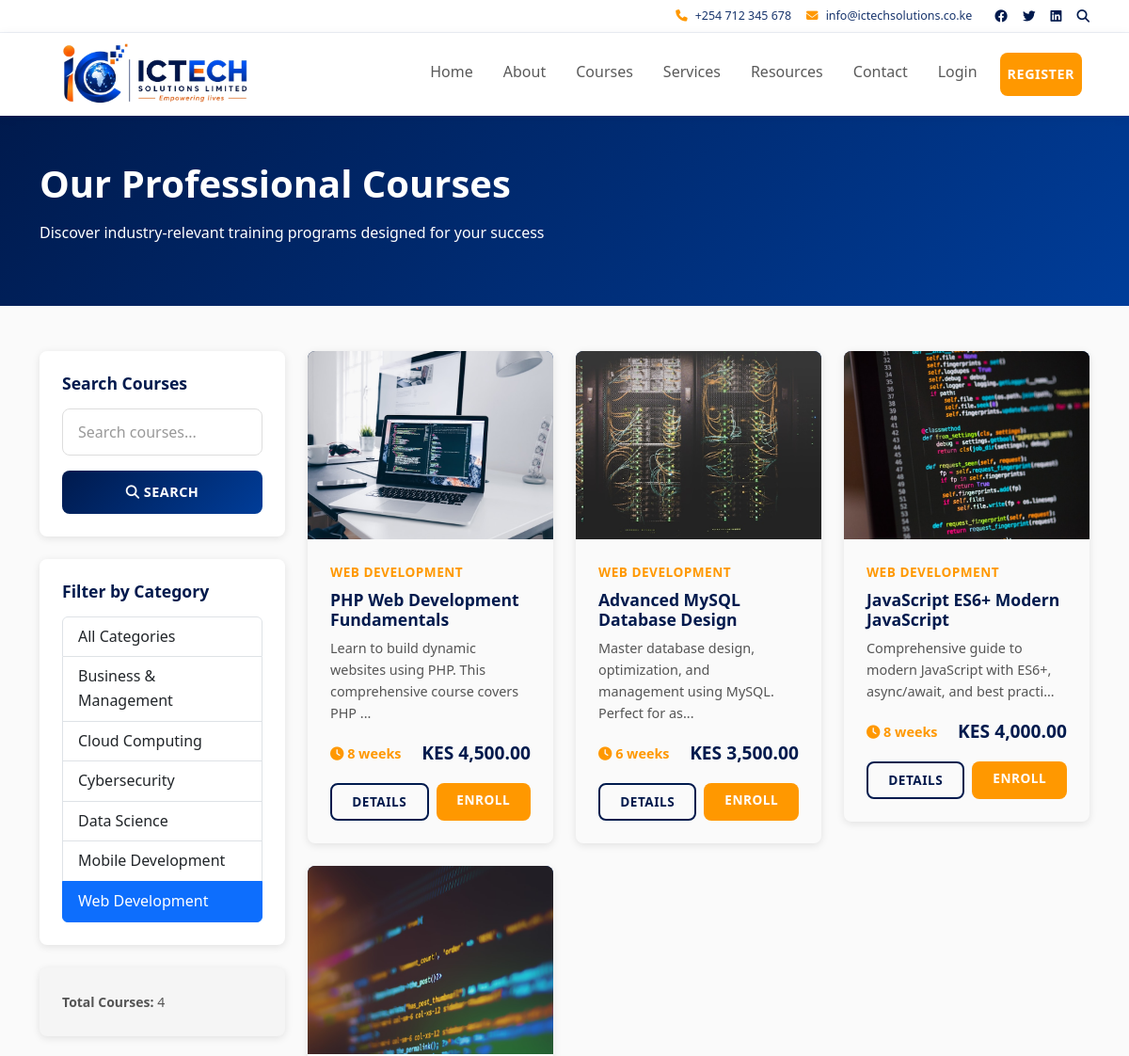
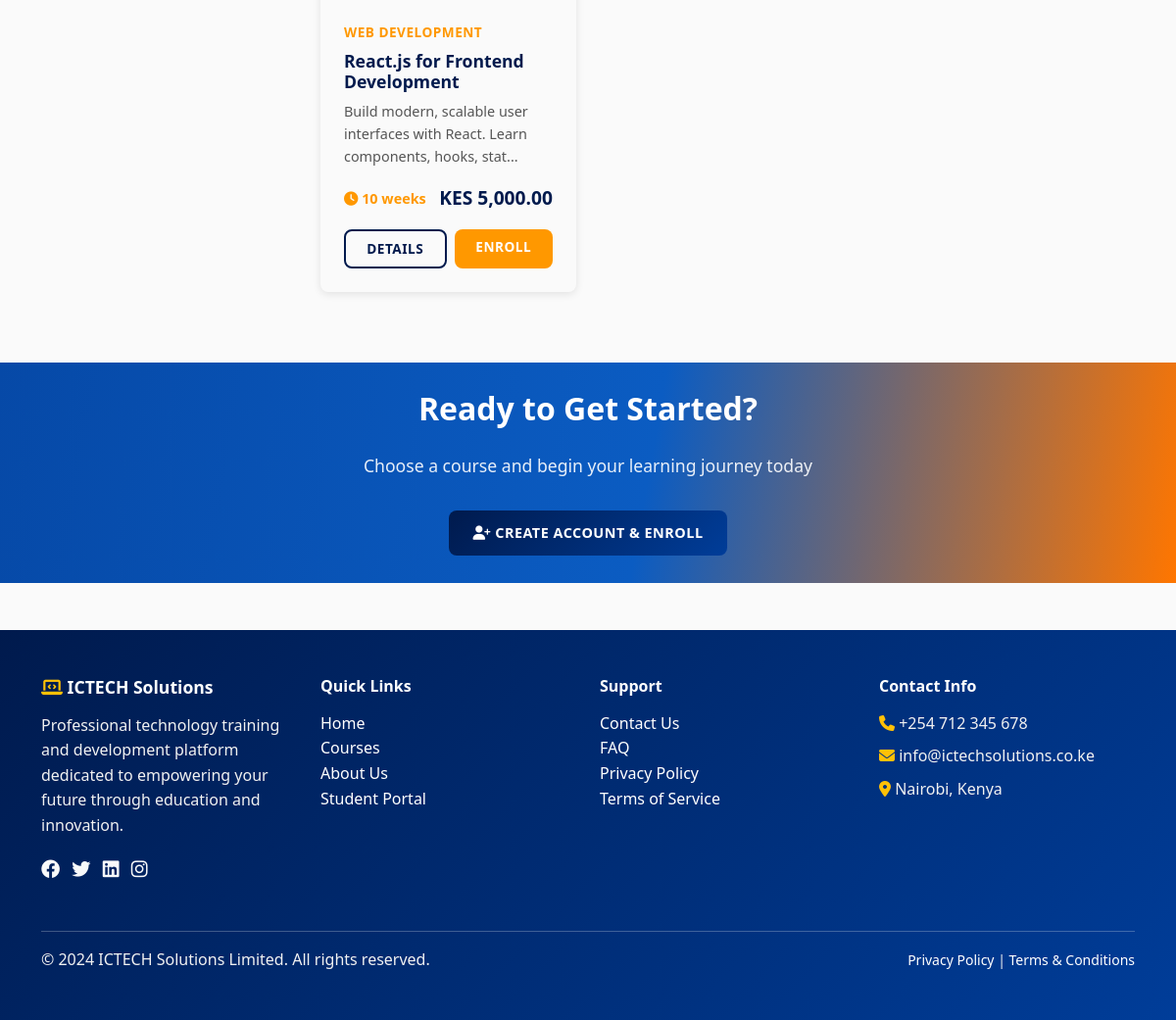
/courses.php?category=1, run on the app's committed database (2 pictures, top to bottom).
### tables this page shows
CREATE TABLE categories (
    id INT PRIMARY KEY AUTO_INCREMENT,
    name VARCHAR(255) NOT NULL UNIQUE,
    slug VARCHAR(255) NOT NULL UNIQUE,
    created_at TIMESTAMP DEFAULT CURRENT_TIMESTAMP,
    updated_at TIMESTAMP DEFAULT CURRENT_TIMESTAMP ON UPDATE CURRENT_TIMESTAMP
);

CREATE TABLE courses (
    id INT PRIMARY KEY AUTO_INCREMENT,
    title VARCHAR(255) NOT NULL,
    slug VARCHAR(255) NOT NULL UNIQUE,
    description LONGTEXT,
    objectives LONGTEXT,
    requirements LONGTEXT,
    category_id INT NOT NULL,
    price DECIMAL(10, 2) DEFAULT 0,
    duration VARCHAR(100),
    image VARCHAR(255),
    status ENUM('published', 'draft', 'archived') DEFAULT 'draft',
    is_featured BOOLEAN DEFAULT FALSE,
    created_at TIMESTAMP DEFAULT CURRENT_TIMESTAMP,
    updated_at TIMESTAMP DEFAULT CURRENT_TIMESTAMP ON UPDATE CURRENT_TIMESTAMP,
    FOREIGN KEY (category_id) REFERENCES categories(id) ON DELETE CASCADE,
    INDEX idx_slug (slug),
    INDEX idx_category_id (category_id),
    INDEX idx_status (status),
    INDEX idx_featured (is_featured)
);

### includes/helpers.php (called while the page is built, shortened)
<?php
require_once __DIR__ . '/db.php';
function h($text) {
    return htmlspecialchars($text, ENT_QUOTES, 'UTF-8');
}
function formatCurrency($amount) {
    return 'KES ' . number_format($amount, 2);
}
function getPublishedCourses($limit = null, $offset = 0, $categoryId = null, $search = null) {
    $db = Database::getInstance();
    $sql = "SELECT c.*, cat.name as category_name
            FROM courses c
            LEFT JOIN categories cat ON c.category_id = cat.id
            WHERE c.status = 'published'";
    $params = [];
    if ($categoryId) {
        $sql .= " AND c.category_id = ?";
        $params[] = $categoryId;
    }
    $sql .= " ORDER BY c.created_at DESC";
    if ($limit) {
        $sql .= " LIMIT ? OFFSET ?";
        $params[] = $limit;
        $params[] = $offset;
    }
    return $db->getAll($sql, $params);
}
function getCategories() {
    $db = Database::getInstance();
    return $db->getAll(
        "SELECT * FROM categories ORDER BY name ASC"
    );
}
function truncateText($text, $length = 150, $suffix = '...') {
    return substr($text, 0, $length) . $suffix;
}
function getParam($key, $default = null, $filter = FILTER_SANITIZE_STRING) {
    if (isset($_GET[$key])) {
        return filter_var($_GET[$key], $filter);
    }
    return $default;
}
?>

### includes/db.php (called while the page is built, shortened)
<?php
class Database {
    private $pdo;
    private static $instance = null;
    private function __construct() {
        try {
            $dsn = "mysql:host=" . DB_HOST . ";dbname=" . DB_NAME . ";charset=utf8mb4";
            $this->pdo = new PDO($dsn, DB_USER, DB_PASS, [
                PDO::ATTR_ERRMODE => PDO::ERRMODE_EXCEPTION,
                PDO::ATTR_DEFAULT_FETCH_MODE => PDO::FETCH_ASSOC,
                PDO::ATTR_EMULATE_PREPARES => false,
            ]);
        } catch (PDOException $e) {
            if (DEBUG_MODE) {
                die("Database connection failed: " . $e->getMessage());
            } else {
                die("Unable to connect to the database. Please try again later.");
            }
        }
    }
    public static function getInstance() {
        if (self::$instance === null) {
            self::$instance = new self();
        }
        return self::$instance;
    }
    public function query($sql, $params = []) {
        try {
            $stmt = $this->pdo->prepare($sql);
            $stmt->execute($params);
            return $stmt;
        } catch (PDOException $e) {
            if (DEBUG_MODE && LOG_ERRORS) {
                error_log("Database query error: " . $e->getMessage());
            }
            throw $e;
        }
    }
    public function getAll($sql, $params = []) {
        $stmt = $this->query($sql, $params);
        return $stmt->fetchAll();
    }
    public function getValue($sql, $params = []) {
        $stmt = $this->query($sql, $params);
        return $stmt->fetchColumn();
    }
    public function count($table, $where = '', $params = []) {
        $sql = "SELECT COUNT(*) FROM $table";
        if ($where) {
            $sql .= " WHERE $where";
        }
        return $this->getValue($sql, $params);
    }
}
?>

### includes/auth.php (called while the page is built, shortened)
<?php
require_once __DIR__ . '/db.php';
class Auth {
    public static function isLoggedIn() {
        return isset($_SESSION['logged_in']) && $_SESSION['logged_in'] === true;
    }
}
?>

### courses.php (the view, shortened to what this page needs)
<?php
require_once __DIR__ . '/includes/header.php';
require_once __DIR__ . '/includes/helpers.php';
$categoryId = getParam('category', null, FILTER_VALIDATE_INT);
$search = getParam('search');
$page = getParam('page', 1, FILTER_VALIDATE_INT);
$page = max(1, $page);
$perPage = 12;
$offset = ($page - 1) * $perPage;
$db = Database::getInstance();
$courses = getPublishedCourses($perPage, $offset, $categoryId, $search);
$totalCourses = $db->count('courses',
    $categoryId ? "status = 'published' AND category_id = $categoryId" : "status = 'published'");
$categories = getCategories();
?>
<section class="bg-primary text-white py-5 courses-page-header">
    <div class="container">
        <h1>Our Professional Courses</h1>
        <p>Discover industry-relevant training programs designed for your success</p>
    </div>
</section>
<section class="py-5">
    <div class="container">
        <div class="row">
            <div class="col-lg-3 mb-4 courses-sidebar">
                <div class="card mb-4">
                    <div class="card-body">
                        <h5 class="card-title">Search Courses</h5>
                        <form method="GET" action="">
                            <input type="text" name="search" class="form-control mb-3"
                                   placeholder="Search courses..." value="<?php echo h($search ?? ''); ?>">
                            <button type="submit" class="btn btn-primary w-100">
                                <i class="fas fa-search"></i> Search
                            </button>
                        </form>
                    </div>
                </div>
                <div class="card mb-4">
                    <div class="card-body">
                        <h5 class="card-title">Filter by Category</h5>
                        <div class="list-group">
                            <a href="courses.php" class="list-group-item list-group-item-action <?php echo !$categoryId ? 'active' : ''; ?>">
                                All Categories
                            </a>
                            <?php foreach ($categories as $cat): ?>
                                <a href="courses.php?category=<?php echo $cat['id']; ?>"
                                   class="list-group-item list-group-item-action <?php echo $categoryId === $cat['id'] ? 'active' : ''; ?>">
                                    <?php echo h($cat['name']); ?>
                                </a>
                            <?php endforeach; ?>
                        </div>
                    </div>
                </div>
                <div class="card bg-light">
                    <div class="card-body">
                        <p class="mb-0">
                            <small>
                                <strong>Total Courses:</strong> <?php echo $totalCourses; ?>
                            </small>
                        </p>
                    </div>
                </div>
            </div>
            <div class="col-lg-9">
                <?php if (!empty($courses)): ?>
                    <div class="row">
                        <?php foreach ($courses as $course): ?>
                            <div class="col-md-6 col-lg-4 mb-4">
                                <div class="course-card">
                                    <div class="course-image">
                                        <?php if ($course['image']): ?>
                                            <img src="<?php echo SITE_URL . 'assets/images/' . h($course['image']); ?>" alt="<?php echo h($course['title']); ?>">
                                        <?php else: ?>
                                            <i class="fas fa-book"></i>
                                        <?php endif; ?>
                                    </div>
                                    <div class="course-info">
                                        <div class="course-category"><?php echo h($course['category_name']); ?></div>
                                        <h5 class="course-title"><?php echo h($course['title']); ?></h5>
                                        <p class="course-description"><?php echo truncateText($course['description'], 80); ?></p>
                                        <div class="course-meta">
                                            <span class="course-duration">
                                                <i class="fas fa-clock"></i> <?php echo h($course['duration']); ?>
                                            </span>
                                            <span class="course-price"><?php echo formatCurrency($course['price']); ?></span>
                                        </div>
                                        <div class="course-footer">
                                            <a href="course-details.php?id=<?php echo $course['id']; ?>" class="btn btn-outline-primary btn-sm">
                                                Details
                                            </a>
                                            <?php if ($isLoggedIn && !isEnrolled($currentUser['id'], $course['id'])): ?>
                                                <a href="student/my-courses.php?action=enroll&course_id=<?php echo $course['id']; ?>" class="btn btn-secondary btn-sm">
                                                    Enroll
                                                </a>
                                            <?php elseif ($isLoggedIn && isEnrolled($currentUser['id'], $course['id'])): ?>
                                                <span class="badge bg-success w-100 text-center">Enrolled</span>
                                            <?php else: ?>
                                                <a href="register.php" class="btn btn-secondary btn-sm">
                                                    Enroll
                                                </a>
                                            <?php endif; ?>
                                        </div>
                                    </div>
                                </div>
                            </div>
                        <?php endforeach; ?>
                    </div>
                <?php else: ?>
                    <div class="alert alert-info">
                        <i class="fas fa-info-circle"></i> No courses found. Try adjusting your filters.
                    </div>
                <?php endif; ?>
            </div>
        </div>
    </div>
</section>
<section class="cta-section">
    <div class="container">
        <h2>Ready to Get Started?</h2>
        <p>Choose a course and begin your learning journey today</p>
        <?php if (!$isLoggedIn): ?>
            <a href="register.php" class="btn btn-primary btn-lg">
                <i class="fas fa-user-plus"></i> Create Account & Enroll
            </a>
        <?php endif; ?>
    </div>
</section>
<?php require_once __DIR__ . '/includes/footer.php'; ?>

### assets/css/style.css (style rules this page uses)
:root { --primary: #001a4d; --secondary: #ff9800; --success: #4caf50; --danger: #f44336; --warning: #ffc107; --info: #2196f3; --light: #f5f5f5; --dark: #333; --gray: #999; --border-radius: 8px; --transition: all 0.3s ease; --shadow: 0 2px 8px rgba(0, 0, 0, 0.1); --shadow-lg: 0 4px 20px rgba(0, 0, 0, 0.15); }
* { margin: 0; padding: 0; box-sizing: border-box; }
html, body { height: 100%; }
body { font-family: 'Segoe UI', Tahoma, Geneva, Verdana, sans-serif; color: var(--dark); line-height: 1.6; background-color: #fafafa; }
h1, h2, h3, h4, h5, h6 { font-weight: 600; color: var(--primary); margin-bottom: 1rem; }
h1 { font-size: 2.5rem; }
h2 { font-size: 2rem; }
h5 { font-size: 1.1rem; }
p { margin-bottom: 1rem; color: #555; }
.courses-page-header h1, .courses-page-header p { color: #ffffff; }
a { color: var(--primary); text-decoration: none; transition: var(--transition); }
.btn { border-radius: var(--border-radius); font-weight: 600; padding: 0.75rem 1.5rem; border: none; transition: var(--transition); text-transform: uppercase; font-size: 0.9rem; letter-spacing: 0.5px; }
.btn-primary { background: linear-gradient(135deg, var(--primary) 0%, #003d99 100%); color: white; }
.btn-secondary { background: var(--secondary); color: white; }
.btn-outline-primary { border: 2px solid var(--primary); color: var(--primary); }
.card { border: none; border-radius: var(--border-radius); box-shadow: var(--shadow); transition: var(--transition); overflow: hidden; height: 100%; }
.card-body { padding: 1.5rem; }
.card-title { color: var(--primary); font-weight: 600; margin-bottom: 1rem; }
.course-card { border: none; border-radius: var(--border-radius); overflow: hidden; box-shadow: var(--shadow); transition: var(--transition); display: flex; flex-direction: column; }
.course-image { height: 200px; background: linear-gradient(135deg, var(--primary) 0%, #003d99 100%); overflow: hidden; display: flex; align-items: center; justify-content: center; color: white; font-size: 3rem; position: relative; }
.course-image img { width: 100%; height: 100%; object-fit: cover; }
.course-info { padding: 1.5rem; flex-grow: 1; display: flex; flex-direction: column; }
.course-category { color: var(--secondary); font-size: 0.85rem; font-weight: 600; text-transform: uppercase; letter-spacing: 0.5px; margin-bottom: 0.5rem; }
.course-title { color: var(--primary); font-size: 1.1rem; font-weight: 600; margin-bottom: 0.5rem; }
.course-description { color: #555; font-size: 0.9rem; margin-bottom: 1rem; flex-grow: 1; }
.course-meta { display: flex; justify-content: space-between; align-items: center; margin-bottom: 1rem; font-size: 0.9rem; }
.course-duration { color: var(--secondary); font-weight: 600; }
.course-price { color: var(--primary); font-weight: 700; font-size: 1.2rem; }
.course-footer { display: flex; gap: 0.5rem; }
.course-footer .btn { flex: 1; font-size: 0.85rem; padding: 0.5rem; }
.cta-section { background: linear-gradient(100deg, #0649a7 0%, #0b5cc2 55%, #ff7600 100%); color: white; padding: 28px 0; text-align: center; border-radius: 0; }
.cta-section h2 { color: white; margin-bottom: 1.5rem; }
.cta-section p { color: rgba(255, 255, 255, 0.9); font-size: 1.1rem; margin-bottom: 2rem; }
.form-control { border: 1px solid #ddd; border-radius: var(--border-radius); padding: 0.75rem 1rem; transition: var(--transition); }
.courses-sidebar { min-width: 0; align-self: flex-start; }
.courses-sidebar .card, .courses-sidebar .card-body, .courses-sidebar .list-group { max-width: 100%; min-width: 0; }
.courses-sidebar .list-group-item { overflow-wrap: anywhere; white-space: normal; }
.form-control::placeholder { color: #999; }
section { padding: 60px 0; }
.bg-primary { background: linear-gradient(135deg, var(--primary) 0%, #003d99 100%) !important; }
.bg-light { background: var(--light) !important; }
.mb-3 { margin-bottom: 1rem; }
.mb-4 { margin-bottom: 1.5rem; }

### data on the page
categories: name "Business & Management"
categories: name "Cloud Computing"
categories: name "Cybersecurity"
categories: name "Data Science"
categories: name "Mobile Development"
categories: name "Web Development"
courses: image (picture), category.name "WEB DEVELOPMENT", title "PHP Web Development Fundamentals", description "Learn to build dynamic websites using PHP. This comprehensive course covers PHP ...", duration "8 weeks", price "KES 4,500.00"
courses: image (picture), category.name "WEB DEVELOPMENT", title "Advanced MySQL Database Design", description "Master database design, optimization, and management using MySQL. Perfect for as...", duration "6 weeks", price "KES 3,500.00"
courses: image (picture), category.name "WEB DEVELOPMENT", title "JavaScript ES6+ Modern JavaScript", description "Comprehensive guide to modern JavaScript with ES6+, async/await, and best practi...", duration "8 weeks", price "KES 4,000.00"
courses: image (picture), category.name "WEB DEVELOPMENT", title "React.js for Frontend Development", description "Build modern, scalable user interfaces with React. Learn components, hooks, stat...", duration "10 weeks", price "KES 5,000.00"

### other printed values
$totalCourses "4"
